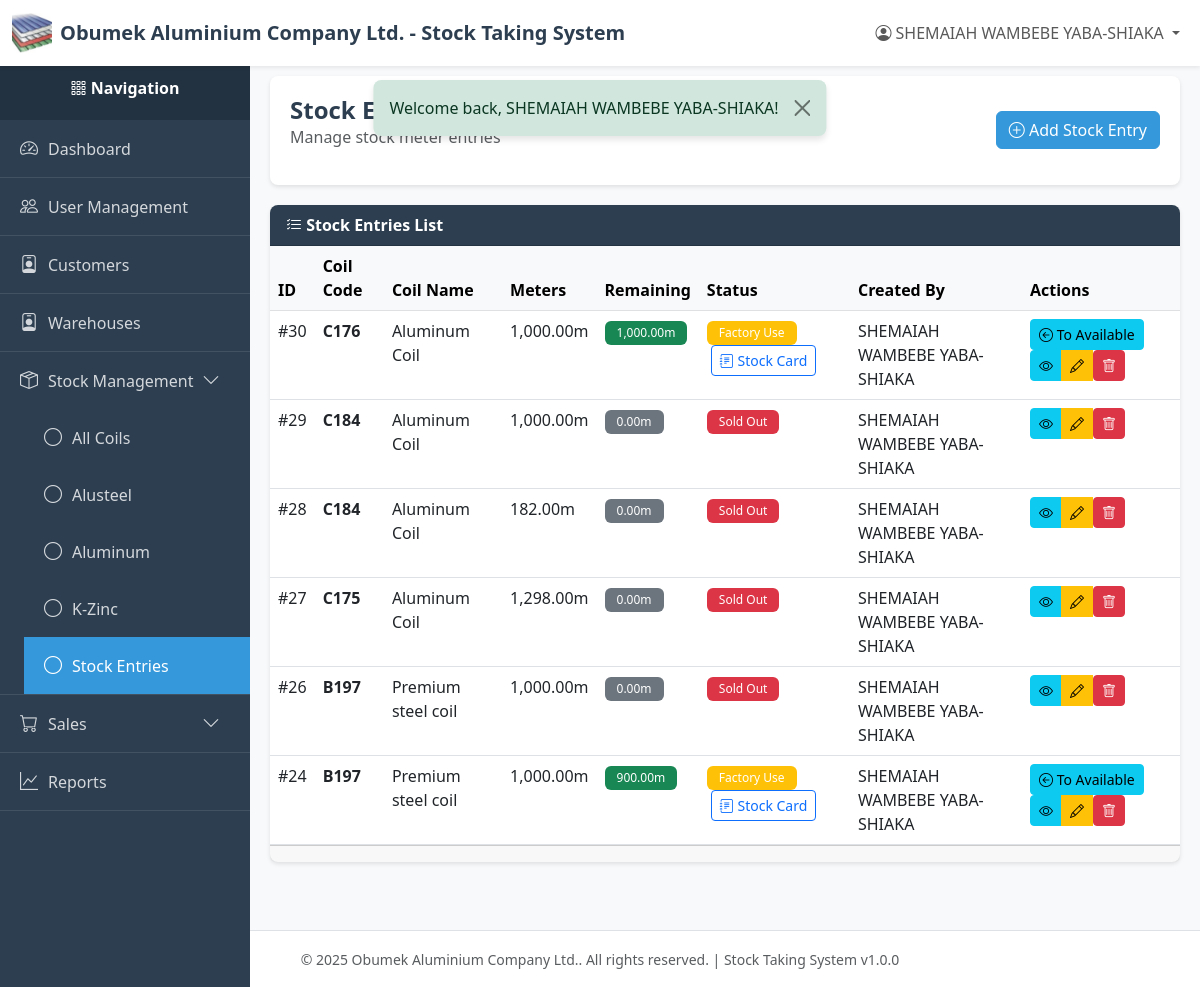
The app's page /index.php?page=stock_entries (signed in), older data.
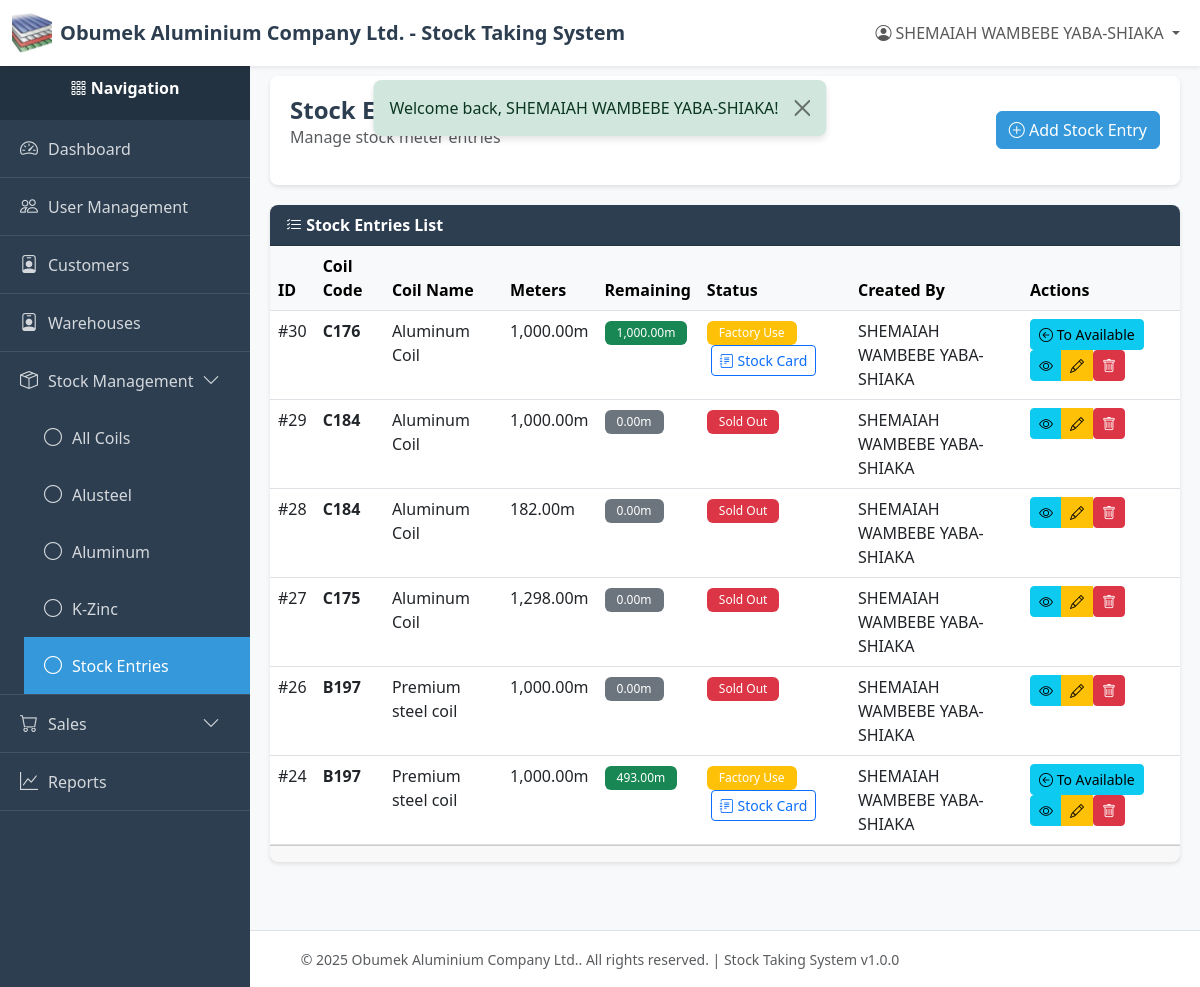
The same page, newer data.
### tables this page shows
CREATE TABLE `stock_entries` (
  `id` int(11) NOT NULL,
  `coil_id` int(11) NOT NULL,
  `meters` decimal(10,2) NOT NULL,
  `meters_remaining` decimal(10,2) NOT NULL,
  `meters_used` decimal(10,2) DEFAULT 0.00,
  `status` enum('available','factory_use','sold') NOT NULL DEFAULT 'available' COMMENT 'Stock entry status: available for direct sale or factory use',
  `created_by` int(11) NOT NULL,
  `created_at` timestamp NOT NULL DEFAULT current_timestamp(),
  `updated_at` timestamp NULL DEFAULT NULL ON UPDATE current_timestamp(),
  `deleted_at` timestamp NULL DEFAULT NULL
);

CREATE TABLE `coils` (
  `id` int(11) NOT NULL,
  `code` varchar(100) NOT NULL,
  `name` varchar(255) NOT NULL,
  `color` varchar(50) NOT NULL,
  `net_weight` decimal(10,2) NOT NULL,
  `category` varchar(50) NOT NULL,
  `status` varchar(50) NOT NULL DEFAULT 'available',
  `created_by` int(11) NOT NULL,
  `created_at` timestamp NOT NULL DEFAULT current_timestamp(),
  `updated_at` timestamp NULL DEFAULT NULL ON UPDATE current_timestamp(),
  `deleted_at` timestamp NULL DEFAULT NULL
);

CREATE TABLE `users` (
  `id` int(11) NOT NULL,
  `email` varchar(255) NOT NULL,
  `password` varchar(255) NOT NULL,
  `name` varchar(255) NOT NULL,
  `role` varchar(50) NOT NULL DEFAULT 'viewer',
  `created_at` timestamp NOT NULL DEFAULT current_timestamp(),
  `updated_at` timestamp NULL DEFAULT NULL ON UPDATE current_timestamp(),
  `deleted_at` timestamp NULL DEFAULT NULL
);

### index.php (called while the page is built, shortened)
<?php
require_once __DIR__ . '/utils/auth_middleware.php';
require_once __DIR__ . '/controllers/routes.php';

### config/db.php (called while the page is built, shortened)
<?php
class Database {
    private static $instance = null;
    private $connection;
    private $host = 'localhost';
    private $db_name = 'stock_system';
    private $username = 'root';
    private $password = '';
    private $charset = 'utf8mb4';
    private function __construct() {
        try {
            $dsn = "mysql:host={$this->host};dbname={$this->db_name};charset={$this->charset}";
            $options = [
                PDO::ATTR_ERRMODE            => PDO::ERRMODE_EXCEPTION,
                PDO::ATTR_DEFAULT_FETCH_MODE => PDO::FETCH_ASSOC,
                PDO::ATTR_EMULATE_PREPARES   => false,
            ];
            $this->connection = new PDO($dsn, $this->username, $this->password, $options);
        } catch (PDOException $e) {
            error_log("Database Connection Error: " . $e->getMessage());
            die("Database connection failed. Please contact the administrator.");
        }
    }
    public static function getInstance() {
        if (self::$instance === null) {
            self::$instance = new self();
        }
        return self::$instance;
    }
    public function getConnection() {
        return $this->connection;
    }
}

### models/stock_entry.php (called while the page is built, shortened)
<?php
require_once __DIR__ . '/../config/db.php';
class StockEntry
{
    private $db;
    private $table = 'stock_entries';
    public function __construct()
    {
        $this->db = Database::getInstance()->getConnection();
    }
    public function getAll($limit = RECORDS_PER_PAGE, $offset = 0)
    {
        try {
            $sql = "SELECT se.*, c.code as coil_code, c.name as coil_name, c.status as coil_status, u.name as created_by_name
                    FROM {$this->table} se
                    LEFT JOIN coils c ON se.coil_id = c.id
                    LEFT JOIN users u ON se.created_by = u.id
                    WHERE se.deleted_at IS NULL
                    ORDER BY se.created_at DESC
                    LIMIT :limit OFFSET :offset";
            $stmt = $this->db->prepare($sql);
            $stmt->bindValue(':limit', $limit, PDO::PARAM_INT);
            $stmt->bindValue(':offset', $offset, PDO::PARAM_INT);
            $stmt->execute();
            return $stmt->fetchAll();
        } catch (PDOException $e) {
            error_log('Stock entry fetch error: ' . $e->getMessage());
            return [];
        }
    }
}

### utils/auth_middleware.php (called while the page is built, shortened)
<?php
function hasPermission($module, $action = ACTION_VIEW) {
    if (isset($_SESSION['user_role']) && $_SESSION['user_role'] === ROLE_SUPER_ADMIN) {
        return true;
    }
    $permissions = $_SESSION['permissions'];
    return in_array($action, $permissions[$module]);
}

### views/stock/entries/index.php (the view, shortened to what the changed rows need)
<?php
require_once __DIR__ . '/../../../config/db.php';
require_once __DIR__ . '/../../../models/stock_entry.php';
$currentPage = isset($_GET['page_num']) ? (int) $_GET['page_num'] : 1;
$coilId = isset($_GET['coil_id']) ? (int) $_GET['coil_id'] : null;
$stockEntryModel = new StockEntry();
if ($coilId) {
    $entries = $stockEntryModel->getByCoil(
        $coilId,
        RECORDS_PER_PAGE,
        ($currentPage - 1) * RECORDS_PER_PAGE,
    );
    $totalEntries = count($stockEntryModel->getByCoil($coilId, 10000, 0));
} else {
    $entries = $stockEntryModel->getAll(RECORDS_PER_PAGE, ($currentPage - 1) * RECORDS_PER_PAGE);
}
$db = Database::getInstance()->getConnection();
require_once __DIR__ . '/../../../layout/header.php';
?>
<div class="content-wrapper">
    <div class="page-header">
        <div class="d-flex justify-content-between align-items-center">
            <div>
                <h1 class="page-title">Stock Entries</h1>
            </div>
        </div>
    </div>
    <div class="card">
        <div class="card-body p-0">
            <?php if (empty($entries)): ?>
            <div class="alert alert-info m-3">
                <i class="bi bi-info-circle"></i> No stock entries found.
            </div>
            <?php
                else: ?>
            <div class="table-responsive">
                <table class="table table-hover mb-0">
                    <thead class="table-light">
                        <tr>
                            <th>ID</th>
                            <th>Coil Code</th>
                            <th>Coil Name</th>
                            <th>Meters</th>
                            <th>Remaining</th>
                            <th>Status</th>
                            <th>Created By</th>
                            <th>Actions</th>
                        </tr>
                    </thead>
                    <tbody>
                        <?php foreach ($entries as $entry): ?>
                        <?php
                        $displayStatus = $entry['status'] ?? 'available';
                        if ($entry['meters_remaining'] <= 0) {
                            $displayStatus = 'sold';
                        }
                        $statusBadge = 'bg-info';
                        $statusText = 'Available';
                        if ($displayStatus === 'sold') {
                            $statusBadge = 'bg-danger';
                            $statusText = 'Sold Out';
                        } elseif ($displayStatus === 'factory_use') {
                            $statusBadge = 'bg-warning';
                            $statusText = 'Factory Use';
                        }
                        $checkLedgerSql =
                            'SELECT COUNT(*) as count FROM stock_ledger WHERE stock_entry_id = ?';
                        $checkStmt = $db->prepare($checkLedgerSql);
                        $checkStmt->execute([$entry['id']]);
                        $ledgerCheck = $checkStmt->fetch();
                        $hasLedger = $ledgerCheck['count'] > 0;
                        ?>
                        <tr>
                            <td>#<?php echo $entry['id']; ?></td>
                            <td><strong><?php echo !empty($entry['coil_code'])
                                ? htmlspecialchars($entry['coil_code'])
                                : 'N/A'; ?></strong></td>
                            <td><?php echo !empty($entry['coil_name'])
                                ? htmlspecialchars($entry['coil_name'])
                                : 'N/A'; ?></td>
                            <td><?php echo number_format($entry['meters'], 2); ?>m</td>
                            <td>
                                <span class="badge <?php echo $entry['meters_remaining'] > 0
                                    ? 'bg-success'
                                    : 'bg-secondary'; ?>">
                                    <?php echo number_format($entry['meters_remaining'], 2); ?>m
                                </span>
                            </td>
                            <td>
                                <span class="badge <?php echo $statusBadge; ?>">
                                    <?php echo $statusText; ?>
                                </span>
                                <?php if (
                                    $hasLedger &&
                                    hasPermission(MODULE_STOCK_MANAGEMENT, ACTION_VIEW)
                                ): ?>
                                <a href="/new-stock-system/index.php?page=stock_ledger&entry_id=<?php echo $entry[
                                    'id'
                                ]; ?>"
                                   class="btn btn-sm btn-outline-primary ms-1" title="View Stock Card for Entry #<?php echo $entry[
                                       'id'
                                   ]; ?>">
                                    <i class="bi bi-journal-text"></i> Stock Card
                                </a>
                                <?php endif; ?>
                            </td>
                            <td><?php echo htmlspecialchars($entry['created_by_name']); ?></td>
                            <td>
                                <?php if (
                                    hasPermission(MODULE_STOCK_MANAGEMENT, ACTION_EDIT) &&
                                    $entry['meters_remaining'] > 0
                                ): ?>
                                <form method="POST" action="/new-stock-system/controllers/stock_entries/toggle_status/index.php" style="display: inline;">
                                    <button type="submit" class="btn btn-sm btn-<?php echo ($entry[
                                        'status'
                                    ] ??
                                        'available') ===
                                    'available'
                                        ? 'warning'
                                        : 'info'; ?>"
                                            title="<?php echo ($entry['status'] ?? 'available') ===
                                            'available'
                                                ? 'Move to Factory Use'
                                                : 'Move to Available'; ?>">
                                        <i class="bi bi-arrow-<?php echo ($entry['status'] ??
                                            'available') ===
                                        'available'
                                            ? 'right'
                                            : 'left'; ?>-circle"></i>
                                        <?php echo ($entry['status'] ?? 'available') === 'available'
                                            ? 'To Factory'
                                            : 'To Available'; ?>
                                    </button>
                                </form>
                                <?php endif; ?>
                                <?php
                                $id = $entry['id'];
                                $canView = hasPermission(MODULE_STOCK_MANAGEMENT, ACTION_VIEW);
                                $canEdit = hasPermission(MODULE_STOCK_MANAGEMENT, ACTION_EDIT);
                                $canDelete = hasPermission(MODULE_STOCK_MANAGEMENT, ACTION_DELETE);
                                include __DIR__ . '/../../../layout/quick_action_buttons.php';
                                ?>
                            </td>
                        </tr>
                        <?php endforeach; ?>
                    </tbody>
                </table>
            </div>
            <?php endif; ?>
        </div>
    </div>
</div>
<?php require_once __DIR__ . '/../../../layout/footer.php'; ?>

### layout/quick_action_buttons.php (shortened to what the changed rows need)
<?php
$id = $id ?? 0;
$module = $module ?? '';
$canView = $canView ?? true;
$canEdit = $canEdit ?? true;
$canDelete = $canDelete ?? true;
?>
<div class="btn-group btn-group-sm" role="group">
    <?php if ($canView): ?>
    <a href="/new-stock-system/index.php?page=<?php echo $module; ?>_view&id=<?php echo $id; ?>"
       class="btn btn-info btn-sm"
       title="View Details">
        <i class="bi bi-eye"></i>
    </a>
    <?php endif; ?>
    <?php if ($canEdit): ?>
    <a href="/new-stock-system/index.php?page=<?php echo $module; ?>_edit&id=<?php echo $id; ?>"
       class="btn btn-warning btn-sm"
       title="Edit">
        <i class="bi bi-pencil"></i>
    </a>
    <?php endif; ?>
    <?php if ($canDelete): ?>
    <form method="POST"
          action="/new-stock-system/controllers/<?php echo $module; ?>/delete/index.php"
          style="display: inline;"
          onsubmit="return confirmDelete();">
        <button type="submit" class="btn btn-danger btn-sm" title="Delete">
            <i class="bi bi-trash"></i>
        </button>
    </form>
    <?php endif; ?>
</div>

Row changes from the older to the newer data that the page shows:
changed stock_entries id 24: meters_remaining "900.00" → "493.00"
